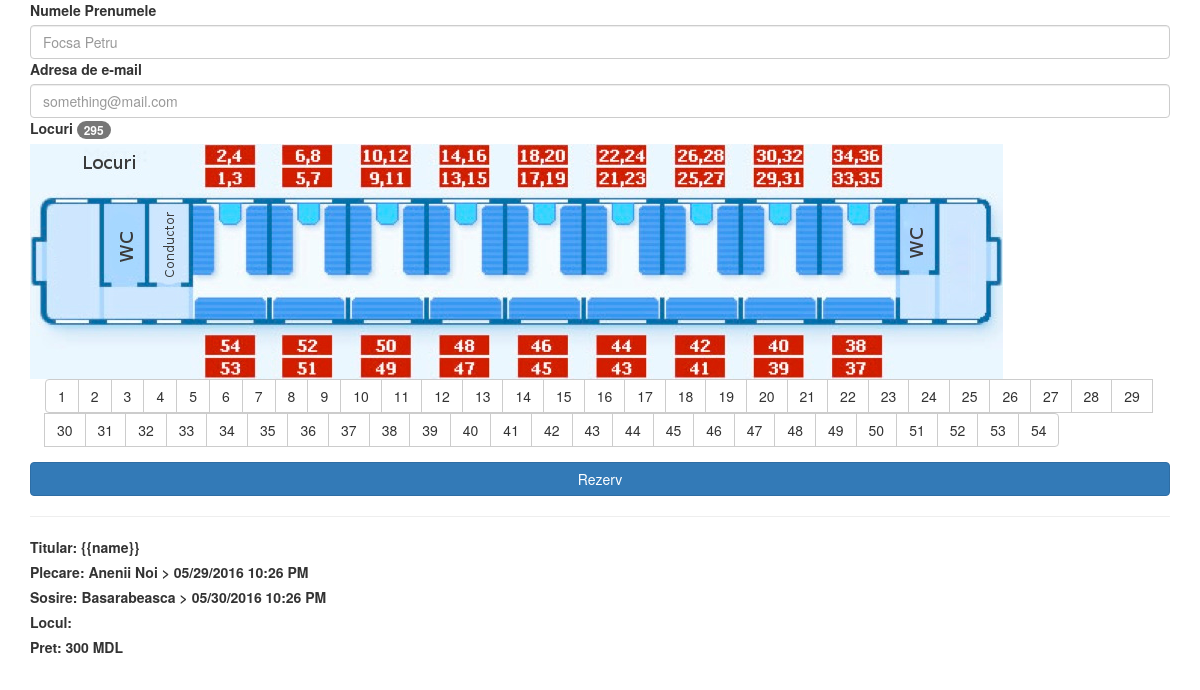
The app's page /order.php?sch=4 with its own data.
### tables this page shows
CREATE TABLE `schedule` (
  `id` int(11) NOT NULL,
  `id_train` int(2) NOT NULL,
  `start` varchar(20) NOT NULL,
  `destination` varchar(20) NOT NULL,
  `start_time` varchar(20) NOT NULL,
  `destination_time` varchar(20) NOT NULL
);

### order.php (the view, shortened to what this page needs)
<?php
$sch_id=$_GET['sch'];
$querry = mysql_fetch_row(mysql_query("SELECT * FROM schedule WHERE id=$sch_id"));
$querryTrain=mysql_fetch_row(mysql_query("SELECT name,place FROM train WHERE id=$querry[1]"));
$numOfOrders=mysql_fetch_row(mysql_query("SELECT COUNT(sch_id) FROM orders"));
$numOfOrders=$numOfOrders[0];$free=$querryTrain[1] - $numOfOrders;
$price1 = mysql_fetch_row(mysql_query("SELECT distance FROM city WHERE name='$querry[2]'"));$price1 = $price1[0];
$price2 = mysql_fetch_row(mysql_query("SELECT distance FROM city WHERE name='$querry[3]'"));$price2 = $price2[0];
$price = ($price2 - $price1)*5;
?>
<!DOCTYPE html>
	<html>
		<head>
    <link rel="stylesheet" href="css/bootstrap.min.css" />
		</head>
		<body>
		<div class="container" ng-app="" >
			<form name="add" action="<?php echo htmlspecialchars($_SERVER["PHP_SELF"]);?>" method="POST">
				<div class="form-group" >
					<label>Numele Prenumele</label>
    				<input type="text" class="form-control" name="name"placeholder="Focsa Petru" required ng-model="name">
    				<label>Adresa de e-mail</label>
    				<input type="email" id="mail" class="form-control" placeholder="something@mail.com" name="mail"required ng-model="text">
    				<label>Locuri <span class="badge"><?php echo $free;?></span></label>
    				<img src="img/plackart.jpg" class="img-responsive">
    				<div class="btn-group container">
    					<?php
    						for($i=1;$i<55;$i++)
    							echo "<button type='button' class='btn btn-default' onclick='place($i)'>$i</button>";
    					?>
					</div>
				</div>
			  <button type="submit" class="btn btn-primary btn-block" name="submit" onsubmit="sendMail()">Rezerv</button>
			</form>
			<div id="send">
			<hr>
    				<label>Titular: {{name}} </label><br>
    				<label>Plecare: <?php echo "$querry[2] > $querry[4]";?> </label><br>
    				<label>Sosire: <?php echo "$querry[3] > $querry[5]";?> </label><br>
    				<label id="pos">Locul: </label><br>
    				<label>Pret: <?php echo $price;?> MDL</label>
    		</div>
		</div>
		</body>
	</html>

### records on screen
schedule: start "Anenii Noi", start_time "05/29/2016 10:26 PM", destination "Basarabeasca", destination_time "05/30/2016 10:26 PM"

### other values on screen
$free "295"
$price "300"
